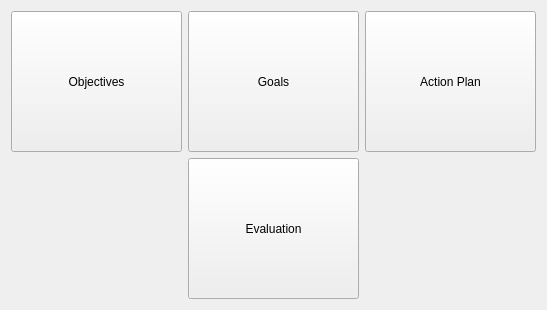
      <widget class="QWidget" name="page_2">
       <layout class="QGridLayout" name="gridLayout_3">
        <item row="0" column="0">
         <widget class="QToolButton" name="homeObjectivesButton">
          <property name="sizePolicy">
           <sizepolicy hsizetype="Expanding" vsizetype="Fixed">
            <horstretch>0</horstretch>
            <verstretch>0</verstretch>
           </sizepolicy>
          </property>
          <property name="minimumSize">
           <size>
            <width>171</width>
            <height>141</height>
           </size>
          </property>
          <property name="maximumSize">
           <size>
            <width>171</width>
            <height>161</height>
           </size>
          </property>
          <property name="text">
           <string>Objectives</string>
          </property>
          <property name="icon">
           <iconset resource="resources.qrc">
            <normaloff>:/new objective.png</normaloff>:/new objective.png</iconset>
          </property>
          <property name="iconSize">
           <size>
            <width>90</width>
            <height>90</height>
           </size>
          </property>
          <property name="toolButtonStyle">
           <enum>Qt::ToolButtonTextUnderIcon</enum>
          </property>
         </widget>
        </item>
        <item row="0" column="1">
         <widget class="QToolButton" name="homeGoalsButton">
          <property name="sizePolicy">
           <sizepolicy hsizetype="Expanding" vsizetype="Fixed">
            <horstretch>0</horstretch>
            <verstretch>0</verstretch>
           </sizepolicy>
          </property>
          <property name="minimumSize">
           <size>
            <width>171</width>
            <height>141</height>
           </size>
          </property>
          <property name="maximumSize">
           <size>
            <width>171</width>
            <height>161</height>
           </size>
          </property>
          <property name="text">
           <string>Goals</string>
          </property>
          <property name="icon">
           <iconset resource="resources.qrc">
            <normaloff>:/add goals.png</normaloff>:/add goals.png</iconset>
          </property>
          <property name="iconSize">
           <size>
            <width>90</width>
            <height>90</height>
           </size>
          </property>
          <property name="toolButtonStyle">
           <enum>Qt::ToolButtonTextUnderIcon</enum>
          </property>
         </widget>
        </item>
        <item row="0" column="2">
         <widget class="QToolButton" name="homeActionPlanButton">
          <property name="sizePolicy">
           <sizepolicy hsizetype="Expanding" vsizetype="Fixed">
            <horstretch>0</horstretch>
            <verstretch>0</verstretch>
           </sizepolicy>
          </property>
          <property name="minimumSize">
           <size>
            <width>171</width>
            <height>141</height>
           </size>
          </property>
          <property name="maximumSize">
           <size>
            <width>161</width>
            <height>16777215</height>
           </size>
          </property>
          <property name="text">
           <string>Action Plan</string>
          </property>
          <property name="icon">
           <iconset resource="resources.qrc">
            <normaloff>:/paper.png</normaloff>:/paper.png</iconset>
          </property>
          <property name="iconSize">
           <size>
            <width>90</width>
            <height>90</height>
           </size>
          </property>
          <property name="toolButtonStyle">
           <enum>Qt::ToolButtonTextUnderIcon</enum>
          </property>
         </widget>
        </item>
        <item row="1" column="1">
         <widget class="QToolButton" name="homeEvaluationButton">
          <property name="sizePolicy">
           <sizepolicy hsizetype="Expanding" vsizetype="Fixed">
            <horstretch>0</horstretch>
            <verstretch>0</verstretch>
           </sizepolicy>
          </property>
          <property name="minimumSize">
           <size>
            <width>171</width>
            <height>141</height>
           </size>
          </property>
          <property name="maximumSize">
           <size>
            <width>161</width>
            <height>16777215</height>
           </size>
          </property>
          <property name="text">
           <string>Evaluation</string>
          </property>
          <property name="icon">
           <iconset resource="resources.qrc">
            <normaloff>:/evaluation.png</normaloff>:/evaluation.png</iconset>
          </property>
          <property name="iconSize">
           <size>
            <width>90</width>
            <height>90</height>
           </size>
          </property>
          <property name="toolButtonStyle">
           <enum>Qt::ToolButtonTextUnderIcon</enum>
          </property>
         </widget>
        </item>
       </layout>
      </widget>
